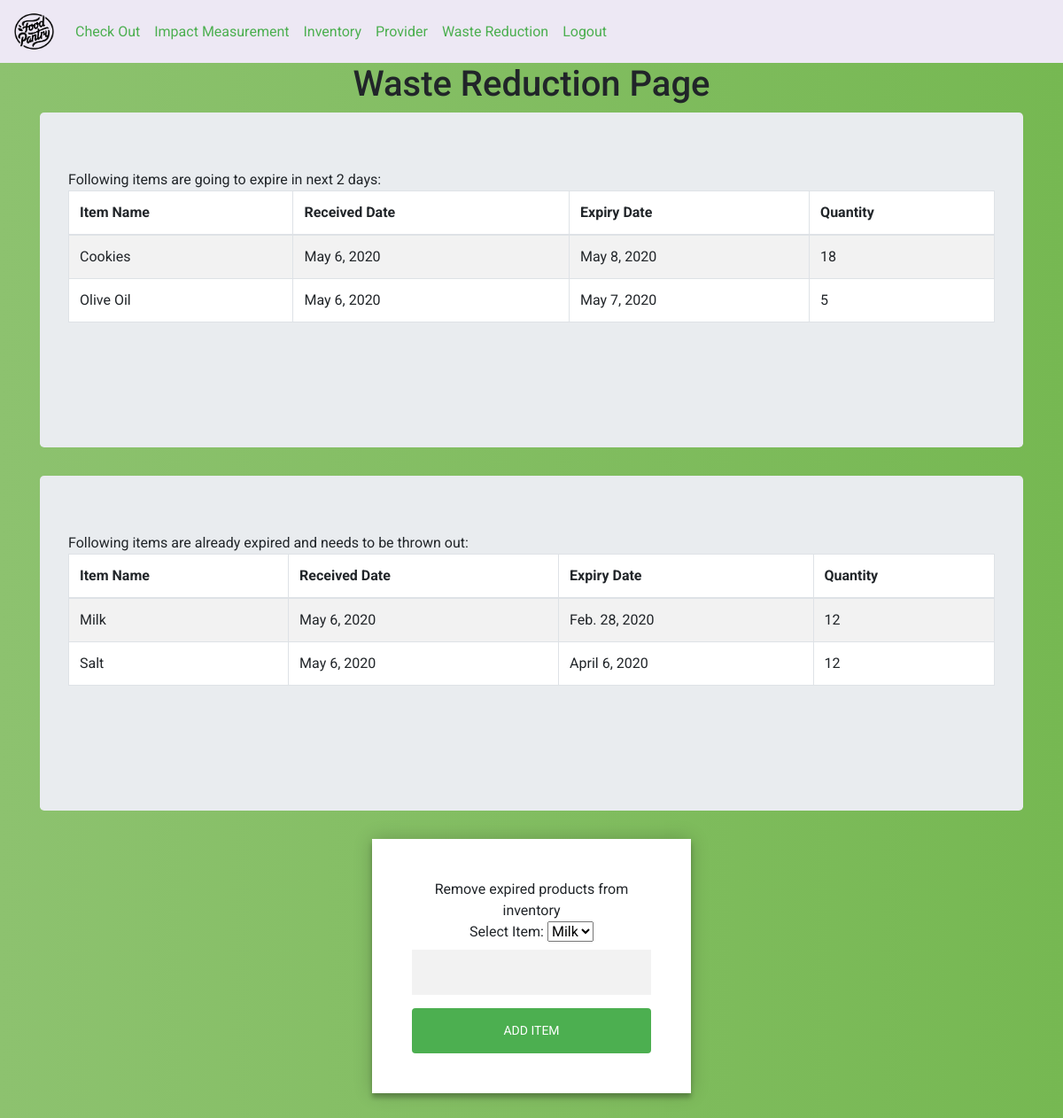
/waste/ (signed in), run on the app's committed database.
### inventory/models.py (models this page shows, shortened)
class inventory(models.Model):
     donor = models.ForeignKey(provider, on_delete=models.CASCADE,related_name='donor')
     name = models.CharField(max_length=100)
     registration_D = models.DateField(auto_now=True)
     expiry_D = models.DateField()
     price = models.FloatField()
     quantity =  models.PositiveIntegerField()

### waste_reduction/views.py (the view)
# urls.py: path('waste/', waste_reduction_views.waste_reduction, name='waste'),
@login_required(login_url='/login/')
def waste_reduction(request):
    ini_time_for_now = datetime.now().date()
    print("Initial date: ", str(ini_time_for_now))
    future_date_after_2days = ini_time_for_now + timedelta(days = 2)
    gotmyList = getmyList()
    waste_forms = waste_form()
    about_to_expire = []
    already_expired = []
    inventoryobjects = inventory.objects.all()
    for x in inventoryobjects:
        print(x.registration_D)
        if (x.expiry_D - ini_time_for_now).days <= 2 and (x.expiry_D - ini_time_for_now).days >= 0:
            about_to_expire.append(x)
        if (x.expiry_D - ini_time_for_now).days < 0:
            already_expired.append(x)
    page_data = {"expiring_soon" : about_to_expire, "already_expired":already_expired, "waste_forms":waste_forms}
    return render(request, "waste_reduction/waste.html", context=page_data)

### waste_reduction/forms.py
class waste_form(forms.Form):
    def __init__(self, *args, **kwargs):
        super(waste_form, self).__init__(*args, **kwargs)
        ini_time_for_now = datetime.now().date()
        inventoryobjects = inventory.objects.all()
        already_expired_chois = []
        for x in inventoryobjects:
            if (x.expiry_D - ini_time_for_now).days < 0:
                already_expired_chois.append((x.id, x.name))
        self.fields['item_name'] = forms.CharField(widget=forms.Select(choices=already_expired_chois) )
        self.fields['registration_D'] = forms.DateField(required=False)
        self.fields['expiry_D'] = forms.DateField(required=False)
        self.fields['price'] = forms.FloatField(required=False)
        self.fields['quantity'] =  forms.CharField(required=False)
        self.fields['donor'] = forms.CharField(max_length=100, required=False)

### waste_reduction/views.py (called while the page is built)
def getmyList():
    ini_time_for_now = datetime.now().date()
    inventoryobjects = inventory.objects.all()
    already_expired_chois = []
    for x in inventoryobjects:
        if (x.expiry_D - ini_time_for_now).days < 0:
            already_expired_chois.append((x.id, x.name))
    return already_expired_chois

### templates/waste_reduction/waste.html (shortened to what this page needs)
<!DOCTYPE html>
<html>
<head>
	{% include "dashboard/shared_links.html" %}
</head>
<body>
	{% include "dashboard/navigation_bar.html" %}
<h1>Waste Reduction Page</h1>
<div class="container">
	<div class="jumbotron">
		<div class="table-wrapper-scroll-y my-custom-scrollbar">
<table bgcolor="white" class="table table-bordered table-striped mb-0">
	<div>Following items are going to expire in next 2 days: </div>
  <thead>
    <tr>
      <th scope="col">Item Name</th>
      <th scope="col">Received Date</th>
      <th scope="col">Expiry Date</th>
	  <th scope="col">Quantity</th>
    </tr>
  </thead>
  <tbody>
{% for each in expiring_soon %}
    <tr>
    				<td>{{each.name}}</td>
					<td>{{each.registration_D}}</td>
					<td>{{each.expiry_D}}</td>
					<td>{{each.quantity}}</td>
    	</tr>
		 		{% endfor %}
  </tbody>
</table>
	</div>
</div>
</div>
<div class="container">
	<div class="jumbotron">
		<div class="table-wrapper-scroll-y my-custom-scrollbar">
<table bgcolor="white" class="table table-bordered table-striped mb-0">
	<div>Following items are already expired and needs to be thrown out: </div>
  <thead>
    <tr>
      <th scope="col">Item Name</th>
      <th scope="col">Received Date</th>
      <th scope="col">Expiry Date</th>
	  <th scope="col">Quantity</th>
    </tr>
  </thead>
  <tbody>
{% for each in already_expired %}
    <tr>
    				<td>{{each.name}}</td>
					<td>{{each.registration_D}}</td>
					<td>{{each.expiry_D}}</td>
					<td>{{each.quantity}}</td>
    	</tr>
		 		{% endfor %}
  </tbody>
</table>
	</div>
</div>
</div>
<div class="form">
<div>Remove expired products from inventory</div>
  <form method="POST" action="/waste_remove/">
    <label>Select Item:</label>
  {{waste_forms.item_name}}
    {{waste_forms.quantity}}
    <button type="submit" class="btn btn-info">Add Item</button>
  </form>
</div>
</body>
</html>

### static/CSS/common.css (style rules this page uses)
.form { position: relative; z-index: 1; background: #FFFFFF; max-width: 360px; margin: 0 auto 100px; padding: 45px; text-align: center; box-shadow: 0 0 20px 0 rgba(0, 0, 0, 0.2), 0 5px 5px 0 rgba(0, 0, 0, 0.24); }
.form input { font-family: "Roboto", sans-serif; outline: 0; background: #f2f2f2; width: 100%; border: 0; margin: 0 0 15px; padding: 15px; box-sizing: border-box; font-size: 14px; }
.form button { font-family: "Roboto", sans-serif; text-transform: uppercase; outline: 0; background: #4CAF50; width: 100%; border: 0; padding: 15px; color: #FFFFFF; font-size: 14px; -webkit-transition: all 0.3 ease; transition: all 0.3 ease; cursor: pointer; }
h1 { text-align: center; }
.my-custom-scrollbar { position: relative; height: 250px; overflow: auto; }
.table-wrapper-scroll-y { display: block; }
body { background: white; background: -webkit-linear-gradient(right, #76b852, #8DC26F); background: -moz-linear-gradient(right, #76b852, #8DC26F); background: -o-linear-gradient(right, #76b852, #8DC26F); background: linear-gradient(to left, #76b852, #8DC26F); font-family: "Roboto", sans-serif; -webkit-font-smoothing: antialiased; -moz-osx-font-smoothing: grayscale; }

### data on the page
inventory: name "Cookies", registration_D "May 6, 2020", expiry_D "May 8, 2020", quantity "18"
inventory: name "Olive Oil", registration_D "May 6, 2020", expiry_D "May 7, 2020", quantity "5"
inventory: name "Milk", registration_D "May 6, 2020", expiry_D "Feb. 28, 2020", quantity "12"
inventory: name "Salt", registration_D "May 6, 2020", expiry_D "April 6, 2020", quantity "12"
